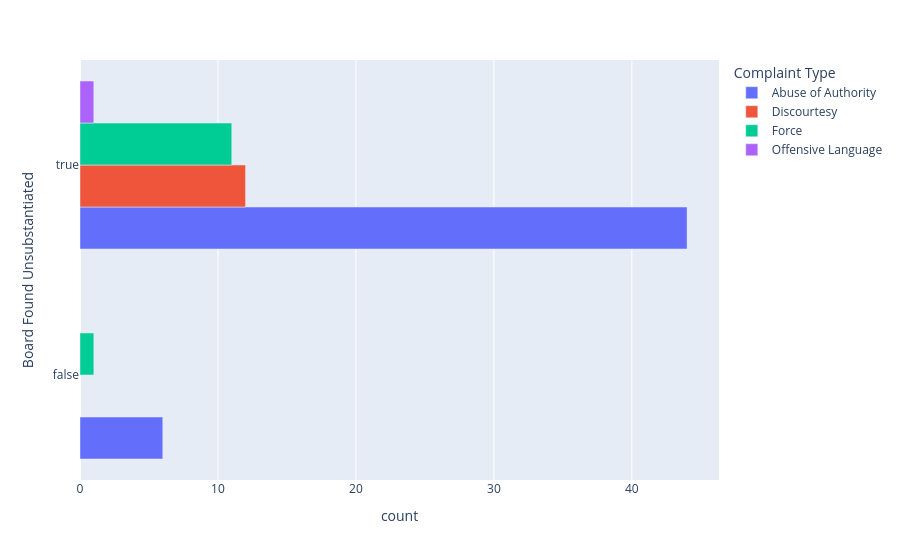

This figure's notebook cell:
### Code cell
#Create labels to be displayed 
labels = {'fado_type': 'Complaint Type', 
         'unsubstantiated/exonerated': 'Board Found Unsubstantiated',}

fig = px.bar(df_tmp2, x='count', y="unsubstantiated/exonerated",
             color='fado_type', barmode='group', labels = labels, orientation='h' )
fig.show()
# py.plot(fig)

### Figure 1 — Plotly figure (JSON) as saved in the notebook; plotly's stock layout.template omitted (floating-point values rounded to 4 significant figures)
{"data": [{"alignmentgroup": "True", "hovertemplate": "Complaint Type=Abuse of Authority<br>count=%{x}<br>Board Found Unsubstantiated=%{y}<extra></extra>", "legendgroup": "Abuse of Authority", "marker": {"color": "#636efa"}, "name": "Abuse of Authority", "offsetgroup": "Abuse of Authority", "orientation": "h", "showlegend": true, "textposition": "auto", "type": "bar", "x": [6, 44], "xaxis": "x", "y": [false, true], "yaxis": "y"}, {"alignmentgroup": "True", "hovertemplate": "Complaint Type=Discourtesy<br>count=%{x}<br>Board Found Unsubstantiated=%{y}<extra></extra>", "legendgroup": "Discourtesy", "marker": {"color": "#EF553B"}, "name": "Discourtesy", "offsetgroup": "Discourtesy", "orientation": "h", "showlegend": true, "textposition": "auto", "type": "bar", "x": [12], "xaxis": "x", "y": [true], "yaxis": "y"}, {"alignmentgroup": "True", "hovertemplate": "Complaint Type=Force<br>count=%{x}<br>Board Found Unsubstantiated=%{y}<extra></extra>", "legendgroup": "Force", "marker": {"color": "#00cc96"}, "name": "Force", "offsetgroup": "Force", "orientation": "h", "showlegend": true, "textposition": "auto", "type": "bar", "x": [1, 11], "xaxis": "x", "y": [false, true], "yaxis": "y"}, {"alignmentgroup": "True", "hovertemplate": "Complaint Type=Offensive Language<br>count=%{x}<br>Board Found Unsubstantiated=%{y}<extra></extra>", "legendgroup": "Offensive Language", "marker": {"color": "#ab63fa"}, "name": "Offensive Language", "offsetgroup": "Offensive Language", "orientation": "h", "showlegend": true, "textposition": "auto", "type": "bar", "x": [1], "xaxis": "x", "y": [true], "yaxis": "y"}], "layout": {"barmode": "group", "legend": {"title": {"text": "Complaint Type"}, "tracegroupgap": 0}, "margin": {"t": 60}, "xaxis": {"anchor": "y", "domain": [0, 1], "title": {"text": "count"}}, "yaxis": {"anchor": "x", "domain": [0, 1], "title": {"text": "Board Found Unsubstantiated"}}}}
